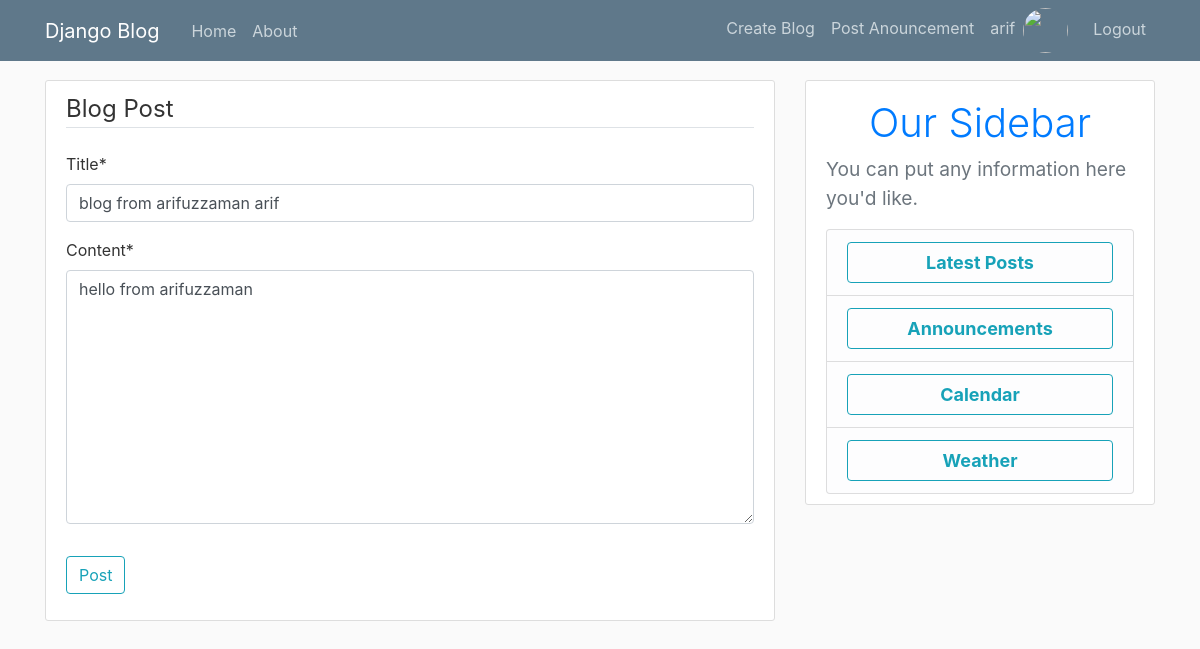
The app's page /post/33/update/ (signed in), older data.
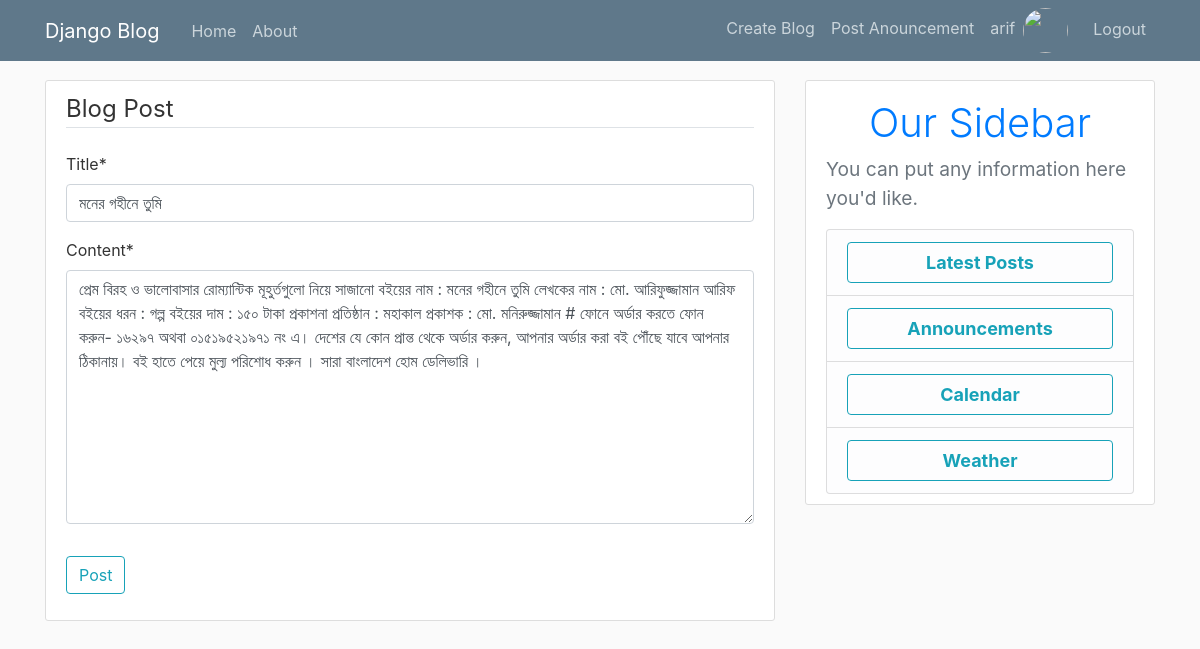
The same page, newer data.
### blog/models.py (models this page shows, shortened)
class Post(models.Model):
    title = models.CharField(max_length = 100)
    content = models.TextField()
    date_posted = models.DateTimeField(default = timezone.now)
    author = models.ForeignKey(User, on_delete = models.CASCADE)

### blog/views.py (the view, shortened to what this page needs)
# urls.py: path('post/<int:pk>/update/', PostUpdateView.as_view(), name='post-update'),
class PostUpdateView( LoginRequiredMixin, UserPassesTestMixin, UpdateView):
    model = Post
    fields = ['title', 'content']
    def test_func(self):
        post = self.get_object()
        if self.request.user == post.author:
            return True
        return False

### blog/templates/blog/post_form.html (shortened to what this page needs)
{% extends "blog/base.html" %}
{% load crispy_forms_tags %}
{% block content %}
    <div class="content-section">
        <form method="POST">
            <fieldset class="form-group">
                <legend class="border-bottom mb-4"> Blog Post </legend>
                {{ form|crispy}}
            </fieldset>
            <div class="form-group">
                <button class="btn btn-outline-info" type="submit"> Post</button>
            </div>
        </form>
    </div>
{% endblock content %}

### blog/templates/blog/base.html (shortened to what this page needs)
{% load static %}
<!DOCTYPE html>
<html>
<head>
    <link href="https://cdn.jsdelivr.net/npm/bootstrap@5.0.2/dist/css/bootstrap.min.css" rel="stylesheet">
    <link rel="stylesheet" href="https://maxcdn.bootstrapcdn.com/bootstrap/4.5.2/css/bootstrap.min.css">
    <link rel="stylesheet" type="text/css" href="{% static 'blog/main.css' %}">
</head>
<body>
    <header class="site-header">
        <nav class="navbar navbar-expand-md navbar-dark bg-steel fixed-top">
          <div class="container">
            <a class="navbar-brand mr-4" href="{% url 'blog-home' %}">Django Blog</a>
            <div class="collapse navbar-collapse" id="navbarToggle">
              <div class="navbar-nav mr-auto">
                <a class="nav-item nav-link" href="{% url 'blog-home' %}">Home</a>
                <a class="nav-item nav-link" href="{% url 'about-home' %}">About</a>
              </div>
              <div class="navbar-nav">
                {% if user.is_authenticated %}
                <a class="nav-item nav-link" href="{% url 'post-create' %}">Create Blog</a>
                <a class="nav-item nav-link" href="{% url 'anouncement-create' %}">Post Anouncement</a>
                <a class="nav-item nav-link" href="{% url 'profile' %}">{{user.username}}</a>
                <img class="rounded-circle article-img" style="height: 45px; width: 45px" src="{{ user.profile.image.url }}">
                  <form method="post" action="{% url 'logout' %}" class="nav-item">
                    <button type="submit" class="nav-link btn btn-link">Logout</button>
                  </form>
                {% else %}
                  <a class="nav-item nav-link" href="{% url 'login' %}">Login</a>
                  <a class="nav-item nav-link" href="{% url 'register' %}">Register</a>
                {% endif %}
              </div>
            </div>
          </div>
        </nav>
    </header>
    <main role="main" class="container">
        <div class="row">
          <div class="col-md-8">
            {% block content %}{% endblock %}
          </div>
          <div class="col-md-4">
            <div class="content-section">
              <p class="text-primary text-center display-6 text-4 m-2">Our Sidebar</p>
              <p class='text-muted' style="font-size: larger;">You can put any information here you'd like.</p>
              <ul class="list-group">
                <li class="list-group-item list-group-item-light">
                  <a href="{% url 'sidebar_latest_posts' %}">
                    <button class="btn btn-outline-info" style="width: 100%; font-size: large; font-weight: bold;" type="button">Latest Posts</button>
                  </a>
                </li>
                <li class="list-group-item list-group-item-light">
                  <a href="{% url 'sidebar_anouncement_list' %}">
                    <button class="btn btn-outline-info" style="width: 100%; font-size: large; font-weight: bold;" type="button">Announcements</button>
                  </a>
                </li>
                <li class="list-group-item list-group-item-light">
                <a href="{% url 'sidebar-calendar' %}">
                    <button class="btn btn-outline-info" style="width: 100%; font-size: large; font-weight: bold;" type="button">Calendar</button>
                </a>
                </li>
                <li class="list-group-item list-group-item-light">
                  <a href="{% url 'sidebar-weather' %}">
                    <button class="btn btn-outline-info" style="width: 100%; font-size: large; font-weight: bold;" type="button">Weather</button>
                  </a>
                </li>
              </ul>
            </div>
          </div>
        </div>
    </main>
</body>
</html>

### blog/static/blog/main.css (style rules this page uses)
body { background: #fafafa; color: #333333; margin-top: 5rem; }
ul { margin: 0; }
.bg-steel { background-color: #5f788a; }
.site-header .navbar-nav .nav-link { color: #cbd5db; }
.site-header .navbar-collapse { justify-content: space-between; }
.content-section { background: #ffffff; padding: 10px 20px; border: 1px solid #dddddd; border-radius: 3px; margin-bottom: 20px; }
.article-img { height: 65px; width: 65px; margin-right: 16px; }

Row changes from the older to the newer data that the page shows:
changed Post: title "blog from arifuzzaman arif" → "মনের গহীনে তুমি"; content "hello from arifuzzaman" → "প্রেম বিরহ ও ভালোবাসার রোম্যান্টিক মূহুর্তগুলো নিয়ে সাজানো বইয়ের নাম : মনের গহীনে তুমি লেখকের নাম : মো. আরিফুজ্জামান আরিফ বইয়ের ধরন : গল্প বইয়ের দাম : ১৫০ টাকা প্রকাশনা প্রতিষ্ঠান : মহাকাল প্রকাশক : মো. মনিরুজ্জামান # ফোনে অর্ডার করতে ফোন করুন- ১৬২৯৭ অথবা ০১৫১৯৫২১৯৭১ নং এ। দেশের যে কোন প্রান্ত থেকে অর্ডার করুন, আপনার অর্ডার করা বই পৌঁছে যাবে আপনার ঠিকানায়। বই হাতে পেয়ে মুল্য পরিশোধ করুন । সারা বাংলাদেশ হোম ডেলিভারি ।"
